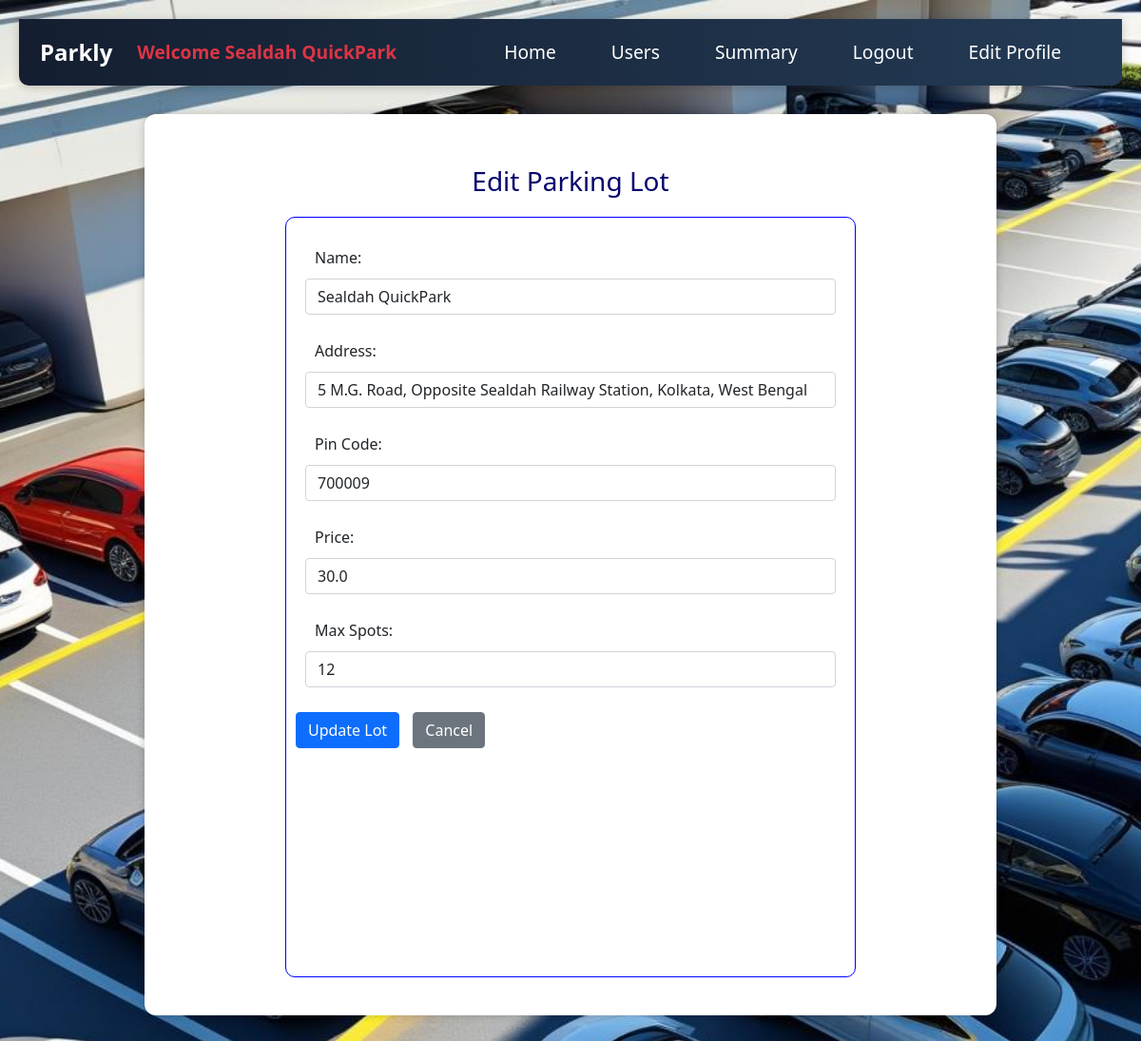
Page /edit_parking_lot/1/Sealdah QuickPark (signed in) on the earlier database version.
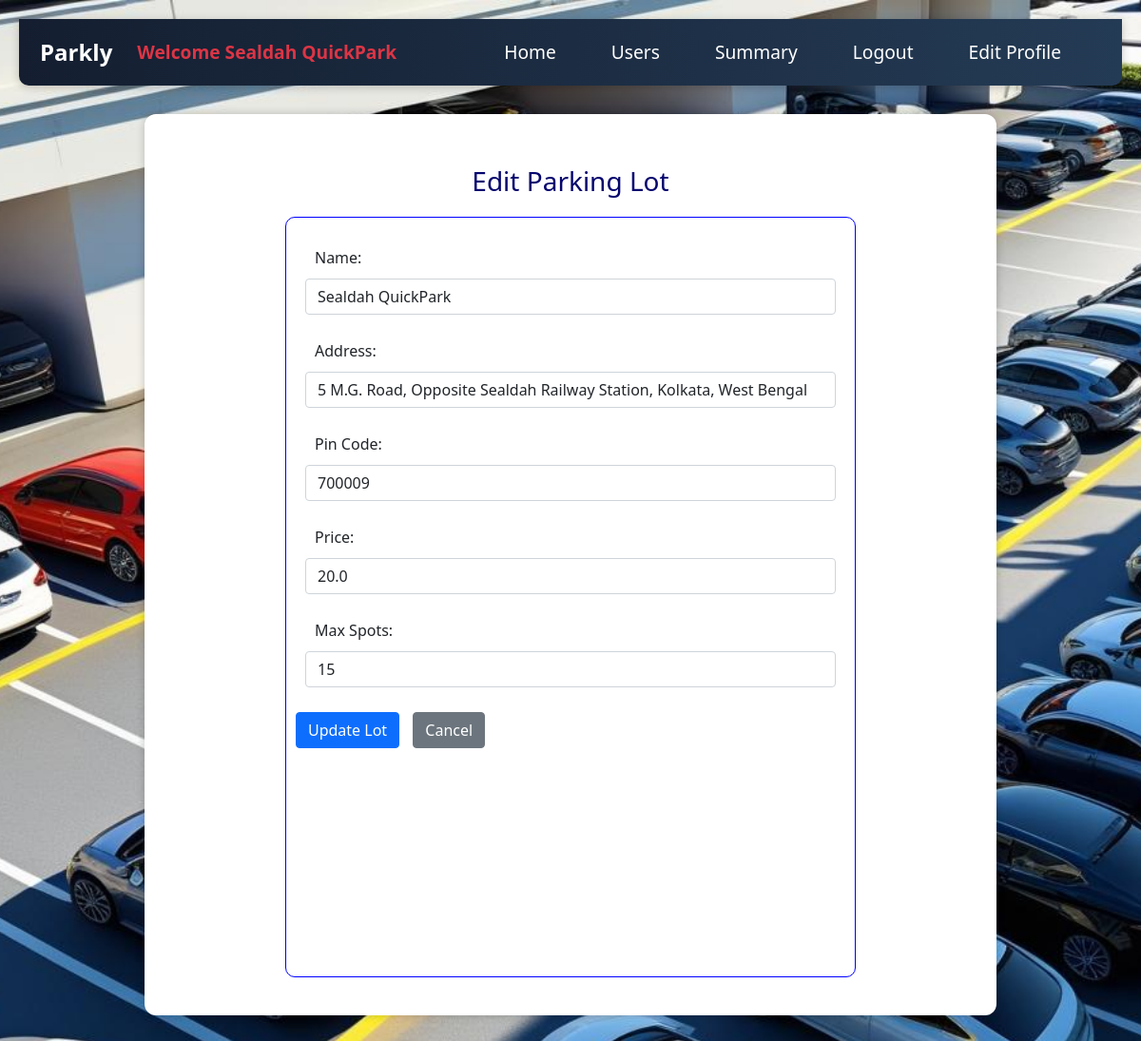
Same page on the later database version.
### backend/models.py (models this page shows)
class Parking_lot(db.Model):
    __tablename__="parking_lot"
    id=db.Column(db.Integer,primary_key=True)
    name=db.Column(db.String,nullable=False)
    address=db.Column(db.String,nullable=False)
    pin_code=db.Column(db.Integer,nullable=False)
    price=db.Column(db.Float,default=0.0)
    max_spots=db.Column(db.Integer,nullable=False)
    spots=db.relationship("Parking_spot",cascade="all,delete",backref="parking_lot",lazy=True) # parking lot can access it's all spots
    reservations=db.relationship("Reservation",cascade="all,delete",backref="parking_lot",lazy=True) # parking lot can access it's all reservation

### backend/controllers.py (the view, shortened to what this page needs)
@app.route("/edit_parking_lot/<int:lot_id>/<name>", methods=["GET", "POST"])
@login_required
def edit_parking_lot(lot_id, name):
    lot = Parking_lot.query.get_or_404(lot_id)
    return render_template("edit_parking_lot.html", lot=lot, name=name)

### backend/controllers.py (called while the page is built)
@login_manager.user_loader
def load_user(user_id):
    return User.query.get(int(user_id))

### templates/edit_parking_lot.html
{% extends "admin_layout.html" %}
{% block content %}
<div class="main-content">
<div class="container mt-4">
    <h3 class="center">Edit Parking Lot</h3>
    <form method="POST">
      <div class="input_form">
        <div class="mb-3">
            <label>Name:</label>
            <input type="text" name="name" class="form-control" value="{{ lot.name }}" required>
        </div>
        <div class="mb-3">
            <label>Address:</label>
            <input type="text" name="address" class="form-control" value="{{ lot.address }}" required>
        </div>
        <div class="mb-3">
            <label>Pin Code:</label>
            <input type="number" name="pin_code" class="form-control" value="{{ lot.pin_code }}" required>
        </div>
        <div class="mb-3">
            <label>Price:</label>
            <input type="number" step="0.01" name="price" class="form-control" value="{{ lot.price }}" required>
        </div>
        <div class="mb-3">
            <label>Max Spots:</label>
            <input type="number" name="max_spots" class="form-control" value="{{ lot.max_spots }}" required>
        </div>
        <button type="submit" class="btn btn-primary">Update Lot</button>
        <a href="{{ url_for('admin_dashboard', name=name) }}" class="btn btn-secondary">Cancel</a>
      </div>
    </form>
</div>
</div>
{% endblock %}

### templates/admin_layout.html (shortened to what this page needs)
<!DOCTYPE html>
<html>
    <head>
        <link rel="stylesheet" href="/static/styles/main.css">
        <link rel="stylesheet" href="/static/styles/admin.css">
        <link href="https://cdn.jsdelivr.net/npm/bootstrap@5.0.2/dist/css/bootstrap.min.css" rel="stylesheet">
    </head>
    <body class="admin-dashboard">
            <nav class="navbar navbar-expand-lg navbar-dark slim-navbar ">
                <div class="container-fluid">
                    <a class="navbar-brand fw-bold fs-4 text-white" href="/">Parkly</a>
                    <span class="navbar-brand fw-bold text-danger">Welcome {{name}}</span>
                    <div class="d-flex align-items-center ms-auto">
                        <a class="nav-link text-white me-3" href="{{ url_for('admin_dashboard', name=name) }}">Home</a>
                        <a class="nav-link text-white me-3" href="{{ url_for('admin_users', name=name) }}">Users</a>
                        <a class="nav-link text-white me-3" href="{{ url_for('admin_summary', name=name) }}">Summary</a>
                        <a class="nav-link text-white me-3" href="{{ url_for('logout') }}">Logout</a>
                        <div class="ms-auto">
                            <a href="{{ url_for('edit_profile', name=name) }}" class="nav-link text-white me-3">Edit Profile</a>
                        </div>
                    </div>
                </div>
            </nav>
            <div class="my_panel">
                {% block content %}{% endblock %}
            </div>
    </body>
</html>

### static/styles/main.css (style rules this page uses)
* { margin: 10px; padding: 0; box-sizing: border-box; }
body { font-family: Arial, sans-serif; }
.my_panel { width: 80%; margin: auto; height: auto; }
.input_form { border: 1px solid blue; width: 600px; height: 800px; margin: auto; margin-top: 20px; padding: 10px; border-radius: 10px; font-size: 16px; text-align: justify; }
.center { text-align: center; margin: auto; color: rgb(5, 5, 110); }
.navbar { background: linear-gradient(to right, #141e30, #243b55); box-shadow: 0 2px 10px rgba(0, 0, 0, 0.2); border-radius: 0 0 10px 10px; height: 70px; }
.slim-navbar { padding-top: 0 !important; padding-bottom: 0 !important; min-height: 40px; }
.slim-navbar .navbar-brand, .slim-navbar .nav-link { font-size: 1.2rem; padding-top: 0.25rem; padding-bottom: 0.25rem; }

### static/styles/admin.css (style rules this page uses)
.admin-dashboard { background: url('/static/images/parking-bg3.jpg') no-repeat center center fixed; background-size: cover; min-height: 100vh; }
.admin-dashboard .main-content { background-color: white; padding: 30px; border-radius: 12px; margin: 30px auto; width: 95%; box-shadow: 0 0 10px rgba(0, 0, 0, 0.2); }

Differences in the rows shown:
changed Parking_lot "Sealdah QuickPark": price "30.0" → "20.0"; max_spots "12" → "15"
